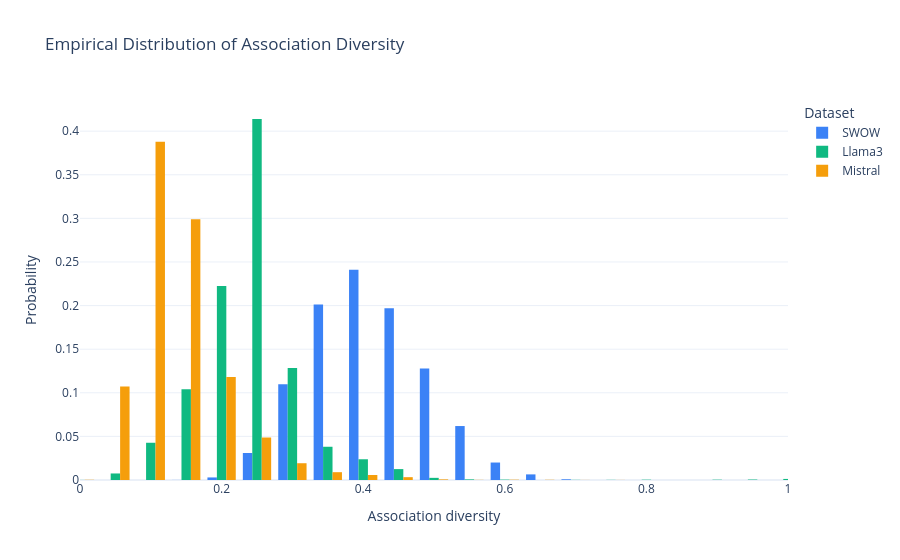

Here is the notebook cell this chart was saved with:
### Markdown cell above
**Response Count Distribution - Observations:**

- Most cue words have a relatively high number of valid responses, generally close to the maximum of 300.
- Llama3 shows a strong concentration near 300 responses per cue.
- SWOW has a more spread-out distribution, with a larger number of cues containing fewer than 300 responses.
- Mistral also shows some variability in response availability.

The maximum of 300 responses per cue comes from the dataset structure rather than a statistical property of the generated associations.

This visualization mainly describes response availability. It does not directly measure lexical or semantic diversity.

### Code cell
# compare empirical distributions of association diversity

diversity_data = pd.concat(
    [
        df[["cue", "association_diversity"]].assign(Dataset=name)
        for name, df in cue_features.items()
    ],
    ignore_index=True
)

fig = px.histogram(
    diversity_data,
    x="association_diversity",
    color="Dataset",
    histnorm="probability",
    barmode="group",
    nbins=20,
    title="Empirical Distribution of Association Diversity",
    color_discrete_map={
        "SWOW": "#3B82F6",
        "Llama3": "#10B981",
        "Mistral": "#F59E0B"
    }
)

fig.update_layout(
    xaxis_title="Association diversity",
    yaxis_title="Probability",
    xaxis_range=[0, 1],
    template="plotly_white"
)

fig.show()

### Figure 1 — Plotly figure (JSON) as saved in the notebook; plotly's stock layout.template omitted (floating-point values rounded to 4 significant figures; data arrays with more than 128 entries replaced by an {"elided": "..."} marker saying what was removed)
{"data": [{"alignmentgroup": "True", "bingroup": "x", "histnorm": "probability", "hovertemplate": "Dataset=SWOW<br>association_diversity=%{x}<br>probability=%{y}<extra></extra>", "legendgroup": "SWOW", "marker": {"color": "#3B82F6", "pattern": {"shape": ""}}, "name": "SWOW", "nbinsx": 20, "offsetgroup": "SWOW", "orientation": "v", "showlegend": true, "type": "histogram", "x": {"elided": "12282 float values"}, "xaxis": "x", "yaxis": "y"}, {"alignmentgroup": "True", "bingroup": "x", "histnorm": "probability", "hovertemplate": "Dataset=Llama3<br>association_diversity=%{x}<br>probability=%{y}<extra></extra>", "legendgroup": "Llama3", "marker": {"color": "#10B981", "pattern": {"shape": ""}}, "name": "Llama3", "nbinsx": 20, "offsetgroup": "Llama3", "orientation": "v", "showlegend": true, "type": "histogram", "x": {"elided": "11359 float values"}, "xaxis": "x", "yaxis": "y"}, {"alignmentgroup": "True", "bingroup": "x", "histnorm": "probability", "hovertemplate": "Dataset=Mistral<br>association_diversity=%{x}<br>probability=%{y}<extra></extra>", "legendgroup": "Mistral", "marker": {"color": "#F59E0B", "pattern": {"shape": ""}}, "name": "Mistral", "nbinsx": 20, "offsetgroup": "Mistral", "orientation": "v", "showlegend": true, "type": "histogram", "x": {"elided": "11392 float values"}, "xaxis": "x", "yaxis": "y"}], "layout": {"barmode": "group", "legend": {"title": {"text": "Dataset"}, "tracegroupgap": 0}, "title": {"text": "Empirical Distribution of Association Diversity"}, "xaxis": {"anchor": "y", "domain": [0, 1], "range": [0, 1], "title": {"text": "Association diversity"}}, "yaxis": {"anchor": "x", "domain": [0, 1], "title": {"text": "Probability"}}}}
